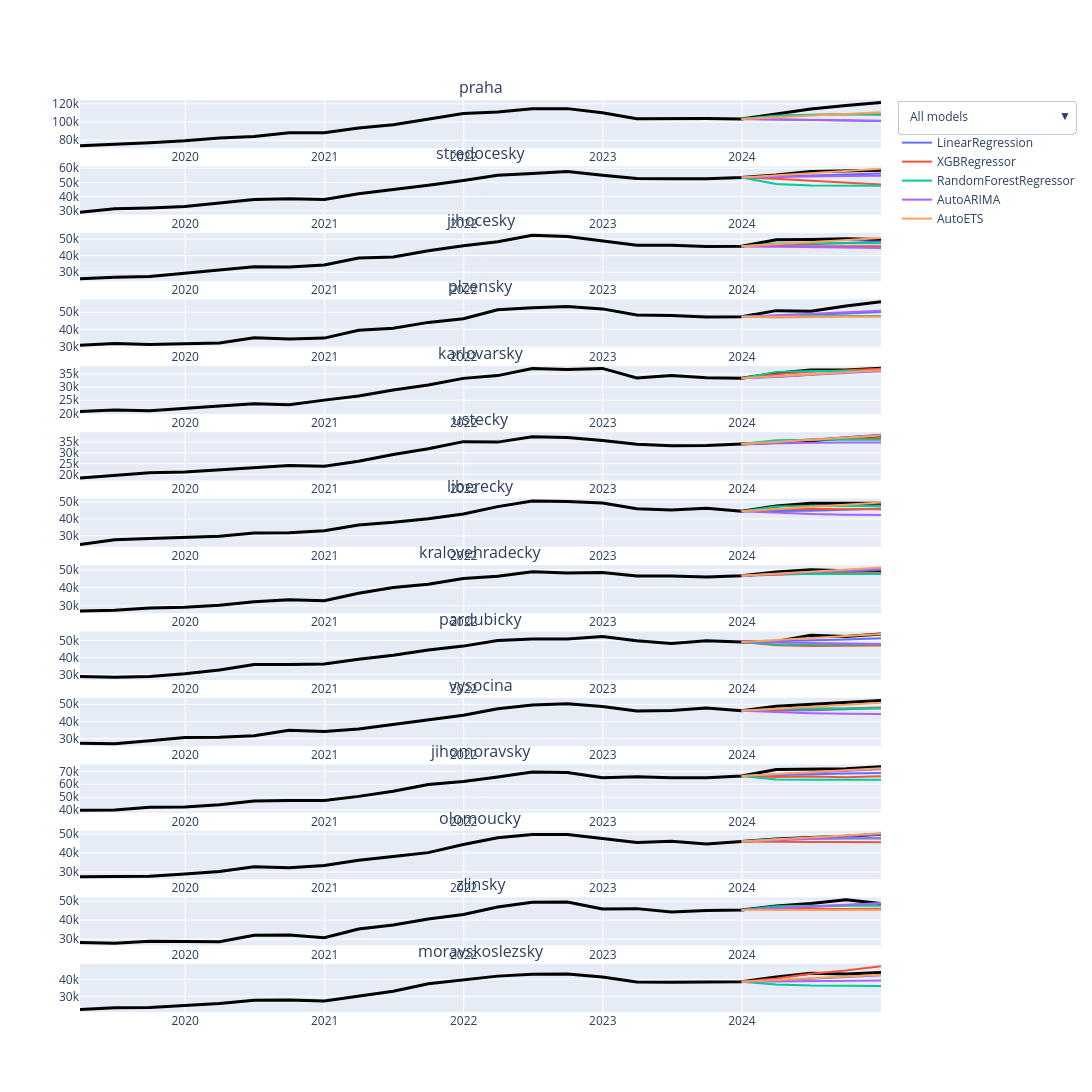

Source (notebook cell):
### Markdown cell above
## Graphical Vizualization

### Code cell
show_graph(df, combined_predictions.drop(columns=['Naive'], errors='ignore'))
